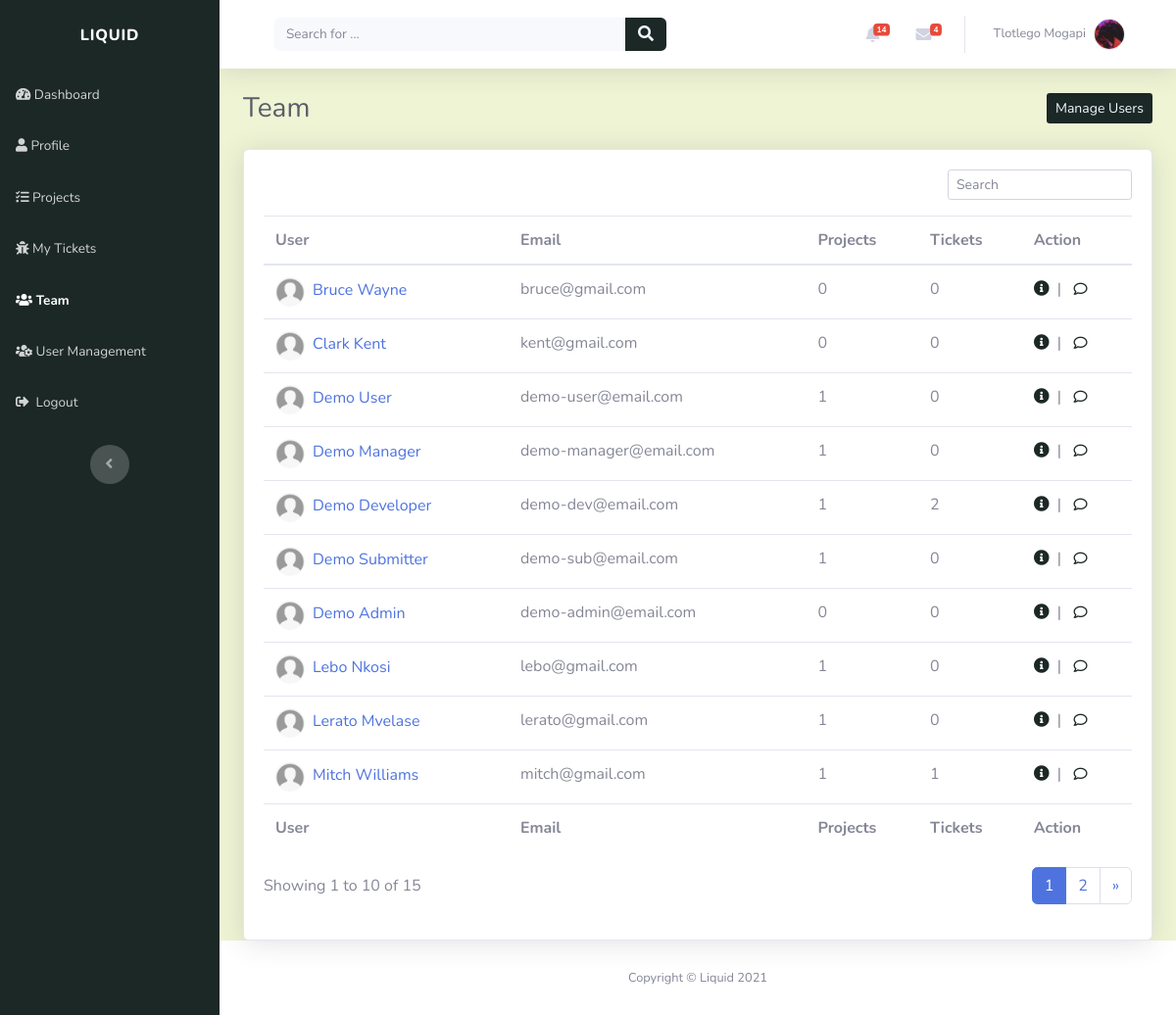
/teams/ (signed in), run on the app's committed database.
### account/models.py (models this page shows, shortened)
class Profile(models.Model):
    user = models.OneToOneField(settings.AUTH_USER_MODEL, on_delete=models.CASCADE, unique=True)
    profile_picture = models.ImageField(default='profile_images/default.jpg', upload_to='profile_images', blank=True)
    website = models.URLField(blank=True)
    first_name = models.CharField(max_length=30, blank=True)
    last_name = models.CharField(max_length=30, blank=True)
    address = models.CharField(max_length=50, blank=True)
    city = models.CharField(max_length=50, blank=True)
    country = models.CharField(max_length=50, blank=True)
    slug = models.SlugField(unique=True, blank=True)

class Account(AbstractBaseUser):
    email = models.EmailField(verbose_name="email", max_length=30, unique=True)
    username = models.CharField(max_length=30, unique=True)
    date_created = models.DateTimeField(verbose_name="date created", auto_now_add=True)
    last_login = models.DateTimeField(verbose_name="last login", auto_now=True)
    is_admin = models.BooleanField(default=False)
    is_staff = models.BooleanField(default=True)
    is_active = models.BooleanField(default=True)
    is_super_user = models.BooleanField(default=False)
    USERNAME_FIELD = 'email'
    REQUIRED_FIELDS = ['username']
    objects = AccountManager()

### teams/views.py (the view)
# urls.py: path('', views.team_view, name="team_page"),
@login_required(login_url='login_page')
def team_view(request):
    users = Profile.objects.all().order_by('first_name')
    page = request.GET.get('page', 1)
    users_paginator = Paginator(users, USERS_PER_PAGE)
    try:
        users = users_paginator.page(page)
    except PageNotAnInteger:
        users = users_paginator.page(USERS_PER_PAGE)
    except EmptyPage:
        users = users_paginator.page(users_paginator.num_pages)
    context = {}
    context['users'] = users
    context['form'] = MessageForm()
    return render(request, "teams/team.html", context)

### teams/forms.py
class MessageForm(forms.Form):
    message = forms.CharField(max_length=500, widget=forms.Textarea(attrs={'class': 'form-control', 'required': ""}), required=True)

### index/custom_processors.py (called while the page is built)
def profile_processor(request):
    if request.user.is_authenticated:
        user = request.user
        user_profile = get_object_or_404(Profile, user=user)
        user_messages = DirectMessage.objects.filter(receiver=user_profile).filter(status='UNREAD').order_by('-created_on')[:5]
        user_alerts = Alert.objects.filter(user=user_profile).filter(status='UNREAD').order_by('-created_on')[:5]
        return {'profile': user_profile, 'direct_messages': user_messages, 'alerts': user_alerts}
    else:
        return{}

### teams/templates/teams/team.html (shortened to what this page needs)
{% extends "index/header.html" %}
{% block content %}
<div class="d-sm-flex justify-content-between align-items-center mb-4">
	<h3 class="text-dark mb-0">Team</h3>
	{% if request.user.is_admin %}
	<a
		class="btn btn-sm d-none d-sm-inline-block"
		role="button"
		href="{% url 'user_management' %}"
		style="background: rgb(28, 40, 38); color: aliceblue;"
		>Manage Users
	</a>
	{% endif %}
</div>
<div class="card shadow">
	<div class="card-body">
		<div class="row">
			<div class="col-md-12">
				<div class="text-md-right dataTables_filter" id="dataTable_filter">
					<label
						><input
							type="search"
							class="form-control form-control-sm"
							aria-controls="dataTable"
							placeholder="Search"
					/></label>
				</div>
			</div>
		</div>
		<div class="table-responsive table mt-2" id="dataTable" role="grid" aria-describedby="dataTable_info">
			<table class="table my-0" id="dataTable" aria-describedby="team" style="white-space: nowrap">
				<thead>
					{% include 'teams/snippets/table_header.html'%}
				</thead>
				<tbody>
					{% for member in users %} {% include 'teams/snippets/member.html'%} {% endfor %}
				</tbody>
				<tfoot>
					{% include 'teams/snippets/table_header.html'%}
				</tfoot>
			</table>
		</div>
		{% include 'teams/snippets/pagination.html' %}
	</div>
</div>
{% endblock %}

### index/templates/index/snippets/navbar.html (shortened to what this page needs)
<nav
	class="navbar navbar-light navbar-expand bg-white shadow mb-4 topbar static-top"
	style="background: rgb(238, 244, 212)"
>
	<div class="container-fluid">
		<div class="container-fluid">
			<form
				method="GET"
				action="{% url 'index_page' %}"
				target="_self"
				class="form-inline d-none d-sm-inline-block mr-auto ml-md-3 my-2 my-md-0 mw-100 navbar-search"
			>
				<div class="input-group">
					<input
						class="bg-light form-control border-0 small"
						type="search"
						placeholder="Search for ..."
						value="{{query}}"
						name="q"
						required
					/>
					<div class="input-group-append">
						<button class="btn py-0" type="submit" style="background: rgb(28, 40, 38); color: aliceblue;">
							<em class="fas fa-search"></em>
						</button>
					</div>
				</div>
			</form>
			<ul class="nav navbar-nav flex-nowrap ml-auto">
				<li class="nav-item dropdown no-arrow mx-1">
					<div class="nav-item dropdown no-arrow">
						<a class="dropdown-toggle nav-link" data-toggle="dropdown" aria-expanded="false" href="#"
							>{% if alerts %}<span class="badge badge-danger badge-counter"
								>{{profile.alert_set.all.count}}</span
							>
							{%endif%}<em class="fas fa-bell fa-fw"></em
						></a>
					</div>
				</li>
				<li class="nav-item dropdown no-arrow mx-1">
					<div class="nav-item dropdown no-arrow">
						<a class="dropdown-toggle nav-link" data-toggle="dropdown" aria-expanded="false" href="#"
							><em class="fas fa-envelope fa-fw"></em>{% if direct_messages %}<span
								class="badge badge-danger badge-counter"
								>{{profile.direct_messages.all.count}}</span
							>{%endif%}</a
						>
					</div>
				</li>
				<li class="nav-item dropdown no-arrow">
					<div class="nav-item dropdown no-arrow">
						<a class="dropdown-toggle nav-link" data-toggle="dropdown" aria-expanded="false" href="#"
							><span class="d-none d-lg-inline mr-2 text-gray-600 small">
								{% if profile.first_name and profile.last_name %} {{profile.first_name}}
								{{profile.last_name}} {% else %} {{user}} {%endif%}
							</span>
							<img
								class="border rounded-circle img-profile"
								src="{{profile.profile_picture.url}}"
								alt="user image"
							/>
						</a>
					</div>
				</li>
			</ul>
		</div>
	</div>
</nav>

### teams/templates/teams/snippets/member.html (shortened to what this page needs)
<tr>
	<td>
		<a href="{% url 'view_profile' member.slug %}"
			><img
				class="rounded-circle mr-2"
				width="30"
				height="30"
				src="{{member.profile_picture.url}}"
				alt="user image"
			/>{% if member.first_name %}{{member.first_name}} {{member.last_name}} {%else%} {{member.user.username}}
			{%endif%}
		</a>
	</td>
	<td>{{member.user.email}}</td>
	<td>{{member.projectrole_set.all.count}}</td>
	<td>{{member.ticketassignee_set.all.count}}</td>
	<td>{% include 'teams/snippets/user_action.html' %}</td>
</tr>

### teams/templates/teams/snippets/user_action.html
<a role="button" href="{% url 'view_profile' member.slug %}" style="color: rgb(28, 40, 38)" title="More information"
	><em class="fa fa-info-circle">&nbsp</em>
</a>
|&nbsp&nbsp
<a role="button" href="#" style="color: rgb(28, 40, 38)" title="Send Message" data-toggle="modal" data-target="#{{member.user.username}}"
	><em class="far fa-comment fa-sm">&nbsp</em>
</a>

### data on the page
Profile: alert_set.all.count "14", direct_messages.all.count "4", first_name "Tlotlego", last_name "Mogapi", profile_picture (picture)
Profile: profile_picture (placeholder picture), first_name "Bruce", last_name "Wayne", user.email "bruce@gmail.com", projectrole_set.all.count "0", ticketassignee_set.all.count "0"
Profile: profile_picture (placeholder picture), first_name "Clark", last_name "Kent", user.email "kent@gmail.com", projectrole_set.all.count "0", ticketassignee_set.all.count "0"
Profile: profile_picture (placeholder picture), first_name "Demo", last_name "User", user.email "demo-user@email.com", projectrole_set.all.count "1", ticketassignee_set.all.count "0"
Profile: profile_picture (placeholder picture), first_name "Demo", last_name "Manager", user.email "demo-manager@email.com", projectrole_set.all.count "1", ticketassignee_set.all.count "0"
Profile: profile_picture (placeholder picture), first_name "Demo", last_name "Developer", user.email "demo-dev@email.com", projectrole_set.all.count "1", ticketassignee_set.all.count "2"
Profile: profile_picture (placeholder picture), first_name "Demo", last_name "Submitter", user.email "demo-sub@email.com", projectrole_set.all.count "1", ticketassignee_set.all.count "0"
Profile: profile_picture (placeholder picture), first_name "Demo", last_name "Admin", user.email "demo-admin@email.com", projectrole_set.all.count "0", ticketassignee_set.all.count "0"
Profile: profile_picture (placeholder picture), first_name "Lebo", last_name "Nkosi", user.email "lebo@gmail.com", projectrole_set.all.count "1", ticketassignee_set.all.count "0"
Profile: profile_picture (placeholder picture), first_name "Lerato", last_name "Mvelase", user.email "lerato@gmail.com", projectrole_set.all.count "1", ticketassignee_set.all.count "0"
Profile: profile_picture (placeholder picture), first_name "Mitch", last_name "Williams", user.email "mitch@gmail.com", projectrole_set.all.count "1", ticketassignee_set.all.count "1"

### other printed values
{{ users.start_index }} "1"
{{ users.end_index }} "10"
{{ users.paginator.count }} "15"
{{ i }} "1"
{{ i }} "2"
